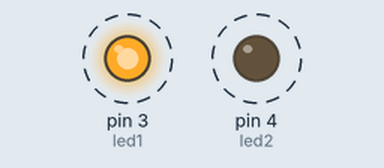
The sketch below on a simulated Arduino Uno, built with avr-gcc and run on an emulated ATmega328P. Shown: output pins drawn as LEDs (lit = HIGH). Dashed ring = blinking.

Above: at 0.5 s.
Timing chart, 0 to 4.6 s (numbered marks = the images above):
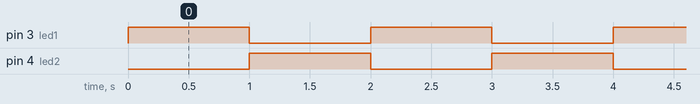

Measured:
- by itself, pin 3 (led1), pin 4 (led2): alternates HIGH for 1.0 s and LOW for 1.0 s
- by itself, everything shown: repeats every 2.0 s, in 3 steps

The sketch:

codigo2.ino
```cpp
const int led1 = 3;
const int led2 = 4;

void setup()
{
  pinMode(led1, OUTPUT);
  pinMode(led2, OUTPUT);
}

void loop()
{
  digitalWrite(led1, HIGH);
  delay(1000);
  digitalWrite(led1, LOW);
  digitalWrite(led2, HIGH);
  delay(1000);
  digitalWrite(led2, LOW);
}
```
